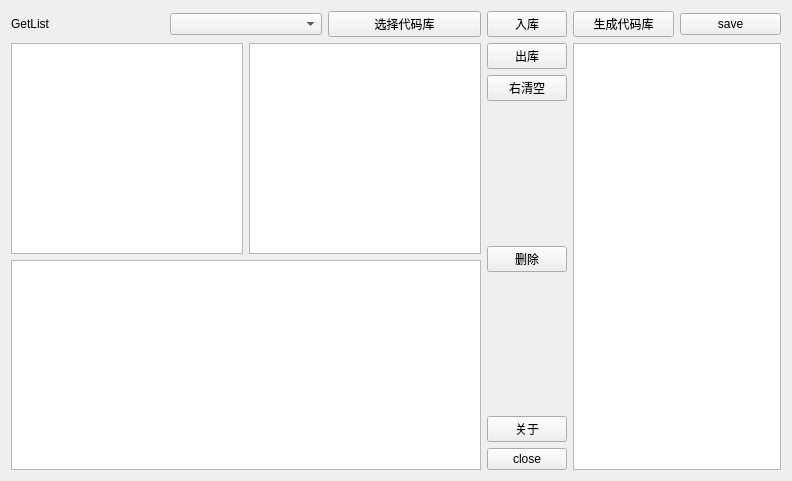
<?xml version="1.0" encoding="UTF-8"?>
<ui version="4.0">
 <class>autoCCode</class>
 <widget class="QWidget" name="autoCCode">
  <property name="geometry">
   <rect>
    <x>0</x>
    <y>0</y>
    <width>792</width>
    <height>481</height>
   </rect>
  </property>
  <property name="windowTitle">
   <string>autoCCode</string>
  </property>
  <layout class="QGridLayout" name="gridLayout">
   <item row="0" column="0">
    <layout class="QHBoxLayout" name="horizontalLayout_3">
     <item>
      <layout class="QHBoxLayout" name="horizontalLayout">
       <item>
        <layout class="QVBoxLayout" name="verticalLayout">
         <item>
          <layout class="QHBoxLayout" name="horizontalLayout_2">
           <item>
            <widget class="QLabel" name="get_listlabel">
             <property name="enabled">
              <bool>true</bool>
             </property>
             <property name="text">
              <string>GetList</string>
             </property>
            </widget>
           </item>
           <item>
            <widget class="QComboBox" name="comboBox_vartype"/>
           </item>
           <item>
            <widget class="QPushButton" name="choseCodeDB_btn">
             <property name="text">
              <string>选择代码库</string>
             </property>
            </widget>
           </item>
          </layout>
         </item>
         <item>
          <layout class="QHBoxLayout" name="horizontalLayout_6">
           <item>
            <widget class="QListWidget" name="listWidget_codeview"/>
           </item>
           <item>
            <widget class="QListWidget" name="listWidget_note"/>
           </item>
          </layout>
         </item>
         <item>
          <widget class="QTextEdit" name="codeshow_textEdit"/>
         </item>
        </layout>
       </item>
      </layout>
     </item>
     <item>
      <layout class="QVBoxLayout" name="verticalLayout_3">
       <item>
        <widget class="QPushButton" name="indb_btn">
         <property name="text">
          <string>入库</string>
         </property>
        </widget>
       </item>
       <item>
        <widget class="QPushButton" name="outdb_btn">
         <property name="text">
          <string>出库</string>
         </property>
        </widget>
       </item>
       <item>
        <widget class="QPushButton" name="rightclear_btn">
         <property name="text">
          <string>右清空</string>
         </property>
        </widget>
       </item>
       <item>
        <spacer name="verticalSpacer">
         <property name="orientation">
          <enum>Qt::Vertical</enum>
         </property>
         <property name="sizeHint" stdset="0">
          <size>
           <width>20</width>
           <height>40</height>
          </size>
         </property>
        </spacer>
       </item>
       <item>
        <widget class="QPushButton" name="delete_btn">
         <property name="text">
          <string>删除</string>
         </property>
        </widget>
       </item>
       <item>
        <spacer name="verticalSpacer_3">
         <property name="orientation">
          <enum>Qt::Vertical</enum>
         </property>
         <property name="sizeHint" stdset="0">
          <size>
           <width>20</width>
           <height>60</height>
          </size>
         </property>
        </spacer>
       </item>
       <item>
        <widget class="QPushButton" name="about_btn">
         <property name="text">
          <string>关于</string>
         </property>
        </widget>
       </item>
       <item>
        <widget class="QPushButton" name="close_btn">
         <property name="text">
          <string>close</string>
         </property>
        </widget>
       </item>
      </layout>
     </item>
     <item>
      <layout class="QHBoxLayout" name="horizontalLayout_4">
       <item>
        <layout class="QVBoxLayout" name="verticalLayout_2">
         <item>
          <layout class="QHBoxLayout" name="horizontalLayout_5">
           <item>
            <widget class="QPushButton" name="gencode_btn">
             <property name="text">
              <string>生成代码库</string>
             </property>
            </widget>
           </item>
           <item>
            <widget class="QPushButton" name="save_btn">
             <property name="text">
              <string>save</string>
             </property>
            </widget>
           </item>
          </layout>
         </item>
         <item>
          <widget class="QTextEdit" name="genshow_textEdit"/>
         </item>
        </layout>
       </item>
      </layout>
     </item>
    </layout>
   </item>
  </layout>
 </widget>
 <layoutdefault spacing="6" margin="11"/>
 <resources/>
 <connections/>
</ui>
